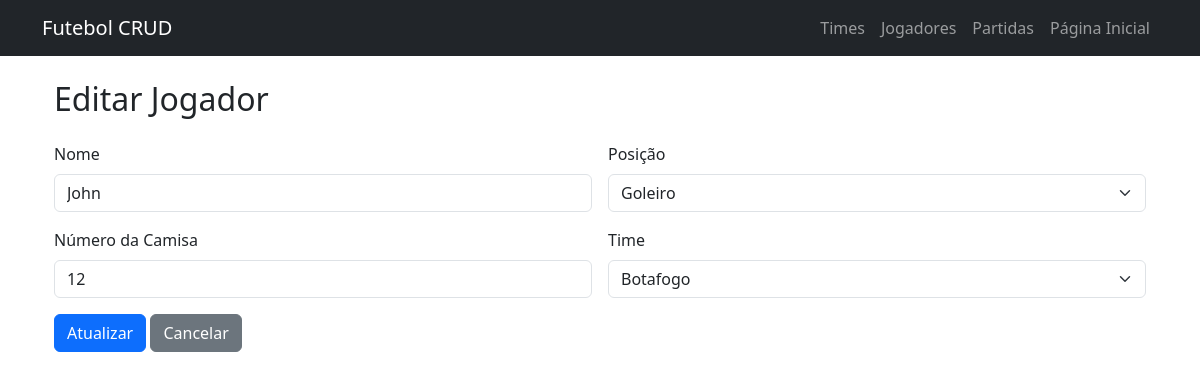
The app's page /public/jogadores/update.php?id=1 with its own data.
### tables this page shows
CREATE TABLE jogadores (
    id INT AUTO_INCREMENT PRIMARY KEY,
    nome VARCHAR(100) NOT NULL,
    posicao VARCHAR(30) NOT NULL,
    numero_camisa INT NOT NULL,
    time_id INT,
    FOREIGN KEY (time_id) REFERENCES times(id)
);

### public/jogadores/update.php (the view, shortened to what this page needs)
<?php
include('../../includes/db.php');
include('../../includes/header.php');
$id = $_GET['id'];
$dados = $mysqli->query("SELECT * FROM jogadores WHERE id=$id")->fetch_assoc();
?>
<div class="container mt-4">
    <h2 class="mb-4">Editar Jogador</h2>
    <form method="POST" class="row g-3">
        <div class="col-md-6">
            <label for="nome" class="form-label">Nome</label>
            <input type="text" name="nome" id="nome" value="<?= $dados['nome'] ?>" class="form-control" required>
        </div>
        <div class="col-md-6">
            <label for="posicao" class="form-label">Posição</label>
            <select name="posicao" class="form-select">
                <option value="GOL" <?= $dados['posicao']=="GOL"?"selected":"" ?>>Goleiro</option>
            </select>
        </div>
        <div class="col-md-6">
            <label for="numero_camisa" class="form-label">Número da Camisa</label>
            <input type="number" name="numero_camisa" value="<?= $dados['numero_camisa'] ?>" min="1" max="99" class="form-control">
        </div>
        <div class="col-md-6">
            <label for="time_id" class="form-label">Time</label>
            <select name="time_id" class="form-select">
                <?php
                $result = $mysqli->query("SELECT id, nome FROM times");
                while($row = $result->fetch_assoc()) {
                    $selected = $row['id'] == $dados['time_id'] ? "selected" : "";
                    echo "<option value='{$row['id']}' $selected>{$row['nome']}</option>";
                }
                ?>
            </select>
        </div>
        <div class="col-12">
            <button type="submit" name="atualizar" class="btn btn-primary">Atualizar</button>
            <a href="read.php" class="btn btn-secondary">Cancelar</a>
        </div>
    </form>
</div>

### records on screen
jogadores: nome "John", posicao "Goleiro", numero_camisa "12"

### other values on screen
form field time_id "Botafogo"
